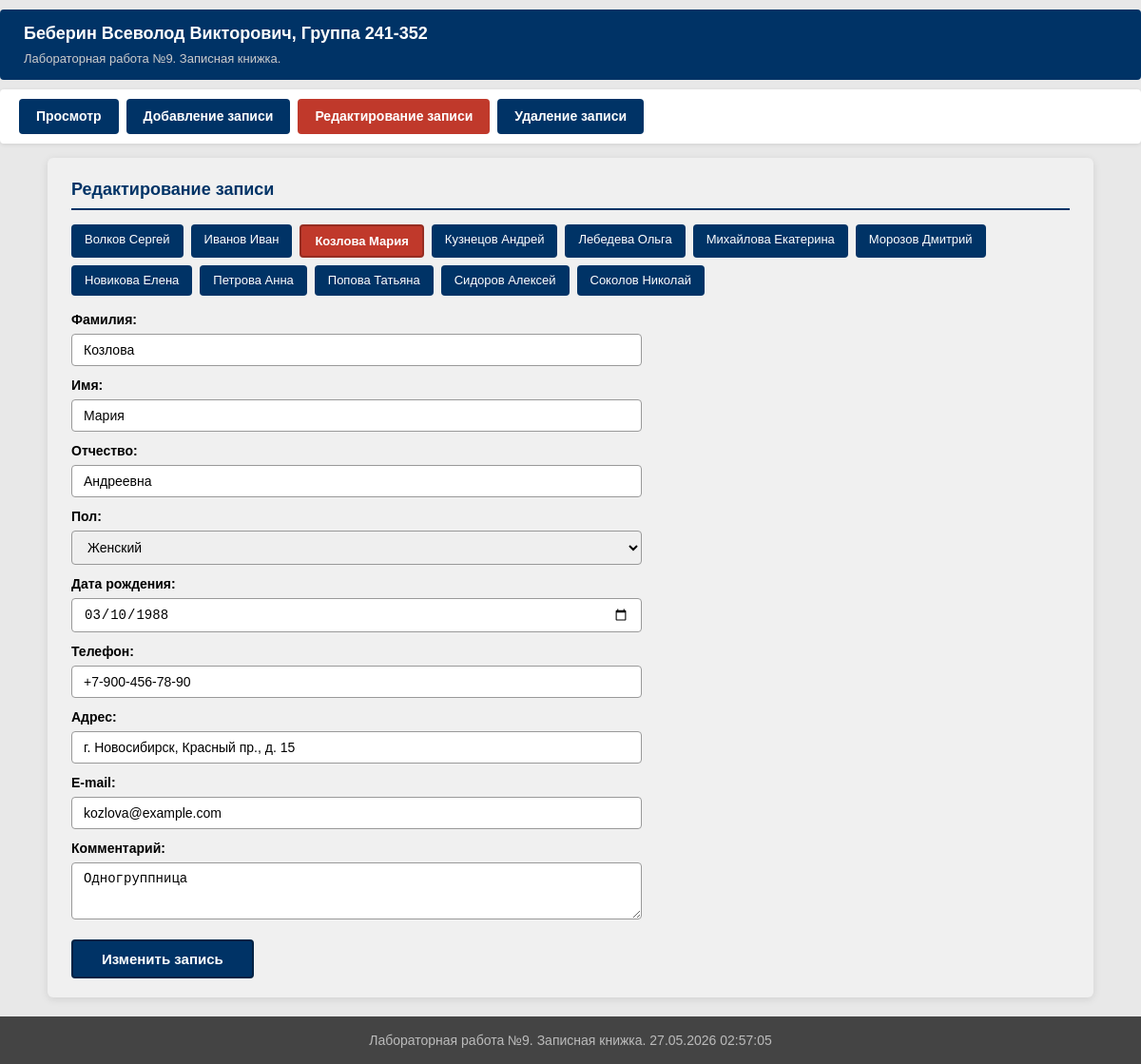
/?p=edit&id=4, run on the app's committed database.
### tables this page shows
CREATE TABLE IF NOT EXISTS contacts (
    id INT AUTO_INCREMENT PRIMARY KEY,
    surname VARCHAR(100) NOT NULL DEFAULT '',
    name VARCHAR(100) NOT NULL DEFAULT '',
    patronymic VARCHAR(100) NOT NULL DEFAULT '',
    gender ENUM('male', 'female') NOT NULL DEFAULT 'male',
    birth_date DATE DEFAULT NULL,
    phone VARCHAR(30) NOT NULL DEFAULT '',
    address VARCHAR(255) NOT NULL DEFAULT '',
    email VARCHAR(100) NOT NULL DEFAULT '',
    comment TEXT
);

### edit.php (the view, shortened to what this page needs)
<?php
$mysqli = mysqli_connect(DB_HOST, DB_USER, DB_PASS, DB_NAME);
mysqli_set_charset($mysqli, 'utf8mb4');
$currentROW = [];
if (isset($_GET['id']) && (int)$_GET['id'] > 0) {
    $sql_res = mysqli_query($mysqli, 'SELECT * FROM contacts WHERE id = ' . (int)$_GET['id'] . ' LIMIT 1');
    if ($sql_res) {
        $currentROW = mysqli_fetch_assoc($sql_res);
    }
}
$sql_res = mysqli_query($mysqli, 'SELECT id, surname, name FROM contacts ORDER BY surname ASC, name ASC');
echo '<h2>Редактирование записи</h2>';
if ($sql_res && mysqli_num_rows($sql_res) > 0) {
    echo '<div class="record-links">';
    while ($row = mysqli_fetch_assoc($sql_res)) {
        if ($currentROW && $currentROW['id'] == $row['id']) {
            echo '<div class="current">' . htmlspecialchars($row['surname']) . ' ' . htmlspecialchars($row['name']) . '</div>';
        } else {
            echo '<a href="?p=edit&id=' . $row['id'] . '">' . htmlspecialchars($row['surname']) . ' ' . htmlspecialchars($row['name']) . '</a>';
        }
    }
    echo '</div>';
    if ($currentROW) {
        echo '<div class="form-container">';
        echo '<form name="form_edit" method="post" action="?p=edit">';
        echo '<label for="surname">Фамилия:</label>';
        echo '<input type="text" id="surname" name="surname" value="' . htmlspecialchars($currentROW['surname']) . '">';
        echo '<label for="name">Имя:</label>';
        echo '<input type="text" id="name" name="name" value="' . htmlspecialchars($currentROW['name']) . '">';
        echo '<label for="patronymic">Отчество:</label>';
        echo '<input type="text" id="patronymic" name="patronymic" value="' . htmlspecialchars($currentROW['patronymic']) . '">';
        echo '<label for="gender">Пол:</label>';
        echo '<select id="gender" name="gender">';
        echo '<option value="female"' . ($currentROW['gender'] === 'female' ? ' selected' : '') . '>Женский</option>';
        echo '</select>';
        echo '<label for="birth_date">Дата рождения:</label>';
        echo '<input type="date" id="birth_date" name="birth_date" value="' . htmlspecialchars($currentROW['birth_date'] ?? '') . '">';
        echo '<label for="phone">Телефон:</label>';
        echo '<input type="tel" id="phone" name="phone" value="' . htmlspecialchars($currentROW['phone']) . '">';
        echo '<label for="address">Адрес:</label>';
        echo '<input type="text" id="address" name="address" value="' . htmlspecialchars($currentROW['address']) . '">';
        echo '<label for="email">E-mail:</label>';
        echo '<input type="email" id="email" name="email" value="' . htmlspecialchars($currentROW['email']) . '">';
        echo '<label for="comment">Комментарий:</label>';
        echo '<textarea id="comment" name="comment">' . htmlspecialchars($currentROW['comment'] ?? '') . '</textarea>';
        echo '<input type="submit" name="button" value="Изменить запись">';
        echo '</form>';
        echo '</div>';
    }
} else {
    echo '<p class="msg-error">Записей пока нет</p>';
}

### styles.css (style rules this page uses)
* { margin: 0; padding: 0; box-sizing: border-box; }
body { font-family: Arial, Helvetica, sans-serif; font-size: 15px; line-height: 1.5; color: #000; background-color: #e8e8e8; padding-top: 10px; padding-bottom: 70px; }
.container h2 { font-size: 18px; color: #003366; margin-bottom: 12px; border-bottom: 2px solid #003366; padding-bottom: 6px; }
.form-container { max-width: 600px; }
.form-container label { display: block; font-weight: bold; margin-bottom: 4px; margin-top: 10px; font-size: 14px; }
.form-container input[type="text"], .form-container input[type="date"], .form-container input[type="email"], .form-container input[type="tel"], .form-container select, .form-container textarea { width: 100%; padding: 8px 12px; font-size: 14px; border: 1px solid #999; border-radius: 4px; }
.form-container textarea { min-height: 60px; resize: vertical; }
.form-container input[type="submit"] { display: inline-block; padding: 10px 30px; margin-top: 15px; background-color: #003366; color: #fff; border: 2px solid #002244; border-radius: 4px; font-size: 15px; font-weight: bold; cursor: pointer; transition: background-color 0.2s; }
.record-links { margin: 15px 0; display: flex; flex-wrap: wrap; gap: 8px; }
.record-links a { display: inline-block; padding: 6px 14px; background-color: #003366; color: #fff; text-decoration: none; border-radius: 4px; font-size: 13px; transition: background-color 0.2s; }
.record-links div.current { display: inline-block; padding: 6px 14px; background-color: #c0392b; color: #fff; border-radius: 4px; font-size: 13px; font-weight: bold; border: 2px solid #962d22; }

### data on the page
contacts: surname "Волков", name "Сергей"
contacts: surname "Иванов", name "Иван"
contacts: surname "Козлова", name "Мария", patronymic "Андреевна", gender "Женский", birth_date "03/10/1988", phone "+7-900-456-78-90", address "г. Новосибирск, Красный пр., д. 15", email "kozlova@example.com", comment "Одногруппница"
contacts: surname "Кузнецов", name "Андрей"
contacts: surname "Лебедева", name "Ольга"
contacts: surname "Михайлова", name "Екатерина"
contacts: surname "Морозов", name "Дмитрий"
contacts: surname "Новикова", name "Елена"
contacts: surname "Петрова", name "Анна"
contacts: surname "Попова", name "Татьяна"
contacts: surname "Сидоров", name "Алексей"
contacts: surname "Соколов", name "Николай"

### other printed values
$label "Просмотр"
$label "Добавление записи"
$label "Редактирование записи"
$label "Удаление записи"
